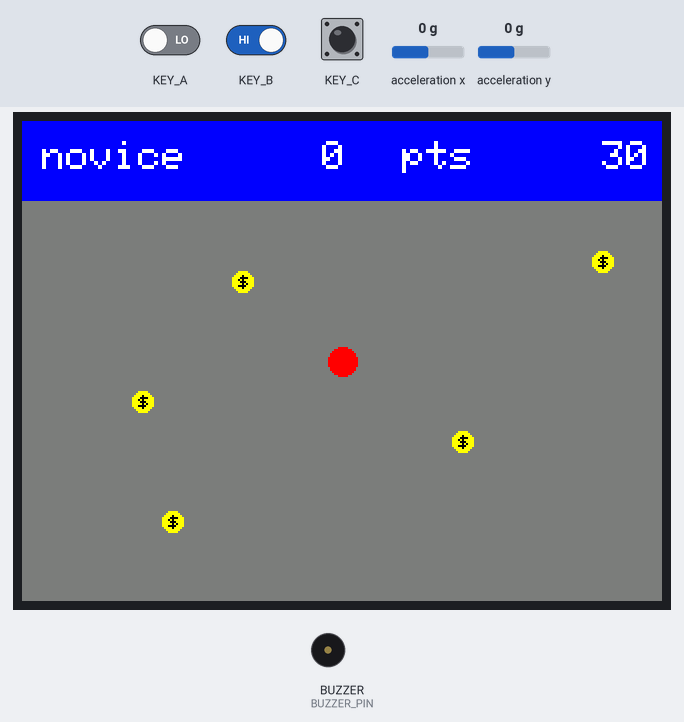
Bench run of a sketch on a simulated Seeed Wio Terminal. Shown: 320×240 colour display, buzzer (waves = sounding, pin HIGH). The inputs (shaded band) are chosen by the test bench; at power-on: KEY_B HIGH, acceleration x 0 g, KEY_C HIGH, KEY_A LOW, acceleration y 0 g.

Above: at 1.6 s.
1.7 s: KEY_B driven LOW
At 3.2 s:
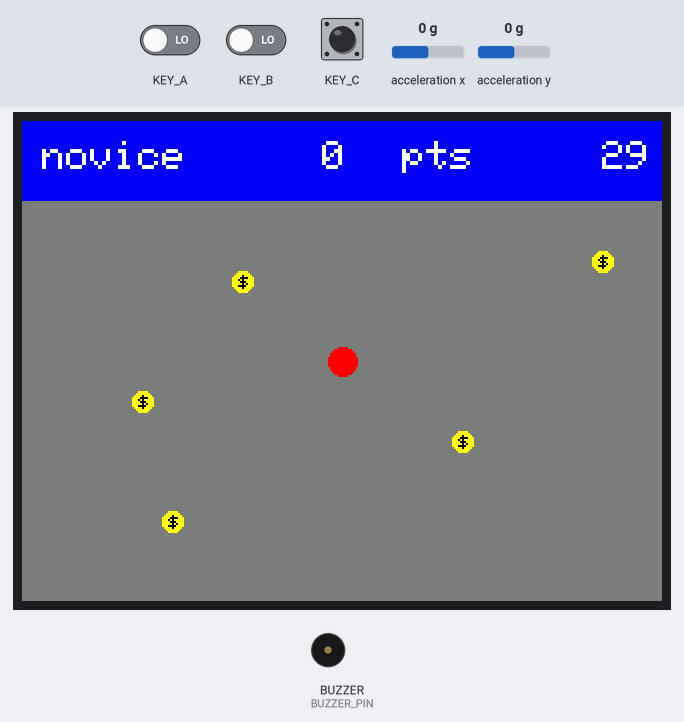
4.7 s: acceleration x set to -1.4 g
At 5.8 s:
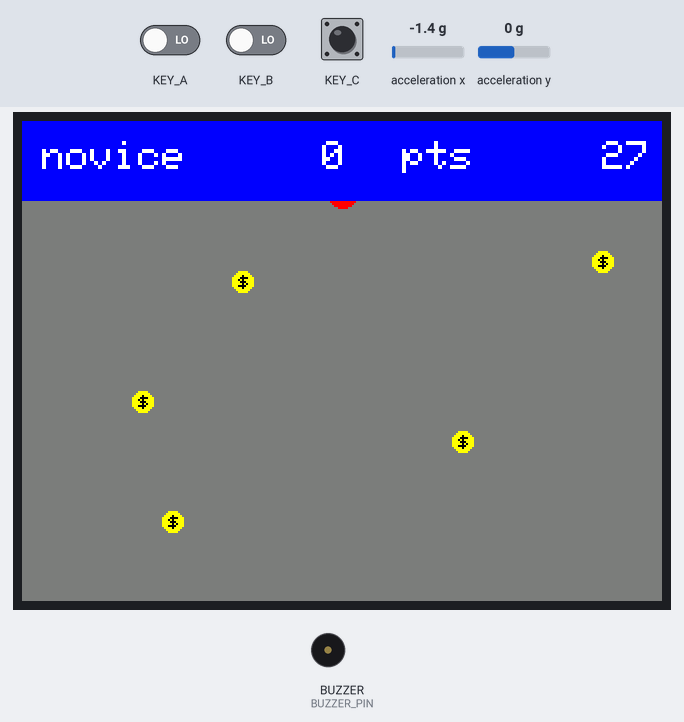
6.2 s: KEY_C driven LOW
At 7.2 s:
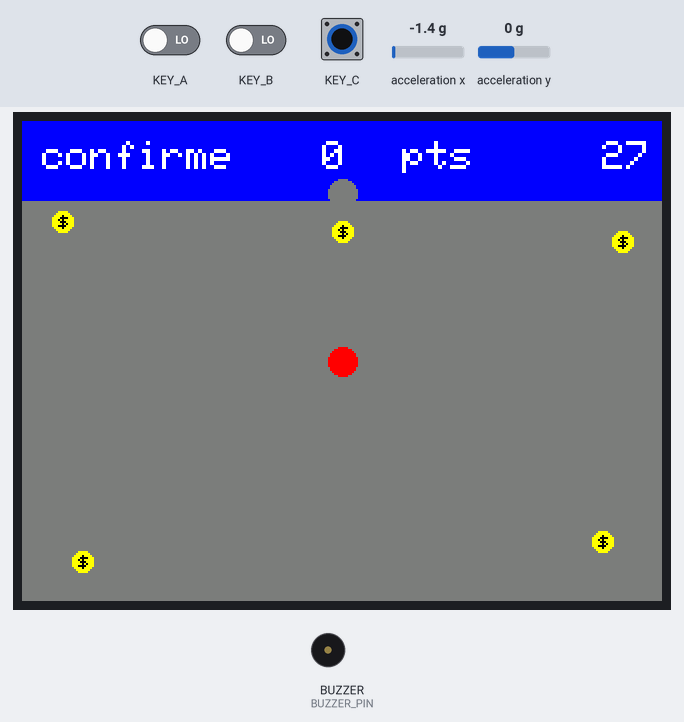
7.8 s: KEY_C pulsed HIGH 5 times (0.12 s each, 0.3 s apart)
At 9.6 s:
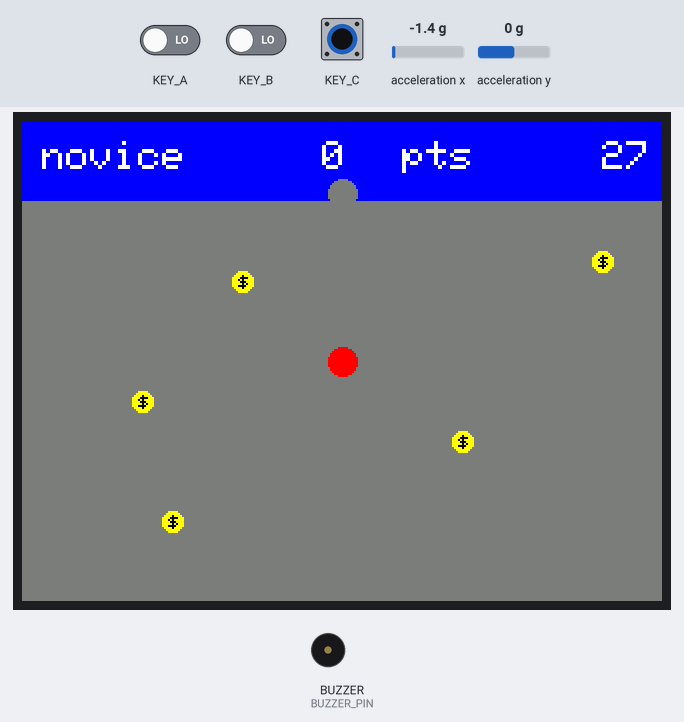
Timing chart, 0 to 11.1 s (numbered marks = the images above; inputs shaded):
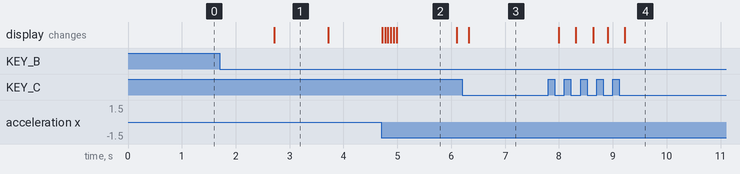

Measured:
- after the input at 1.7 s, the display: changes after 1.0 s (image 1)
- after the input at 6.2 s, the display: changes after 0.12 s (image 3)
- after the input at 7.8 s, the display: first changes after 0.19 s (image 4 shows a later state)
- what the display in image 2 shows lasts 1.1 s, from 5.0 s to 6.1 s

The sketch:

WioGame.ino
```cpp
#include <LIS3DHTR.h>
#include <Wire.h>
#include <vector>

#include "TFT_eSPI.h"
#include "classes.hpp"

#define COULEURFOND TFT_DARKGREY
#define HAUTEURBANDEAU 40
#define BALLRADIUS 7
#define PIECERADIUS 5
#define BUZZER_PIN WIO_BUZZER

EtatJeu EtatActuel = MENU;
TFT_eSPI tft;
LIS3DHTR<TwoWire> lis;

// interuptions var:
volatile byte C_pressed =0;
volatile byte B_pressed = 0;
volatile byte A_pressed = 0;

// timer :
unsigned long startTime;
int remainingTime = 30;
int malusTime = 0;

// utilisation déjà faite du bouton de droite?
bool btnABonusUsed=false;

// listes de pointeurs sur piece
std::vector<PieceBonus*> listPieceBonus;
std::vector<PieceMalus*> listPieceMalus;

//variable statique de la valeur des pièces dollar
int PieceBonus::valeur=10;

//différents modes de jeux
String level[]={"novice","confirme","expert"};
int itModeJeu = 0;

Ball ball;

//affichage du score
void afficherScore(){
  tft.fillRect(140, 0, 40, HAUTEURBANDEAU, TFT_BLUE);
  tft.drawNumber(ball.getScore(), 150, 10);
}

/*---------------------------------
      DEFINITION DES METHODES
------------------------------------*/

// piece Bonus

PieceBonus::PieceBonus(int x, int y):x{x}, y{y}{}

void PieceBonus::dessinerPiece(){
    tft.fillCircle(x, y, PIECERADIUS, TFT_YELLOW);
    tft.setTextSize(1);
    tft.setTextColor(TFT_BLACK);
    tft.drawString("$",x-2,y-3);
    tft.setTextSize(2);
    tft.setTextColor(TFT_WHITE);
}
void PieceBonus::pieceTouchee(){
    ball.setScore(ball.getScore()+valeur);
    afficherScore();
    tft.fillCircle(x,y, PIECERADIUS, COULEURFOND);
    // tone(BUZZER_PIN, 1500, 150);
}
int PieceBonus::getX() {return x;}
int PieceBonus::getY() {return y;}

void PieceBonus::setValeur(int val){
  valeur=val;
}


// piece Malus

PieceMalus::PieceMalus(int x, int y):x{x}, y{y} {}

void PieceMalus::dessinerPiece(){
    tft.fillCircle(x, y, PIECERADIUS, TFT_BLACK);
}
void PieceMalus::pieceTouchee(){
  tft.fillCircle(x,y, PIECERADIUS,COULEURFOND);
  malusTime += 10;
  // tone(BUZZER_PIN, 400, 250);
}
int PieceMalus::getX() {return x;}
int PieceMalus::getY() {return y;}


// Ball
void Ball::deplacer(float x, float y){
  tft.fillCircle(ballx, bally, BALLRADIUS, COULEURFOND);

  ballx += int(-y*10);
  bally += int(x*10);


  tft.fillCircle(ballx, bally, BALLRADIUS, TFT_RED);
}

void Ball::effacer(float x, float y){
  tft.fillCircle(ballx, bally, BALLRADIUS, COULEURFOND);
}
int Ball::getScore() { return score; }
int Ball::getX() { return ballx; }
int Ball::getY() { return bally; }

void Ball::setScore(int nvScore)  { score = nvScore; }


/* ---------------------------
    DEFINITION DES INTERUPTIONS
------------------------------ */

void changerModeInterrupt() {//interruption pour capter un appui sur le bouton C(gauche)
  C_pressed=1;
}

void lancerPartieInterrupt(){//interruption pour capter un appui sur le bouton B(milieu)
  B_pressed=1;
}

void ajouterTempsInterrupt(){//interruption pour capter un appui sur le bouton B(milieu)
  A_pressed=1;
}

/* ----------------------------------
      DEFINITION DU CHRONOMETRE
------------------------------------- */

void lancerChrono() {
  startTime = millis();
  remainingTime = 30;
}

void afficherChrono() {
  int elapsed = (millis() - startTime) / 1000;
  remainingTime = 30 - elapsed - malusTime;
  if (remainingTime < 0) remainingTime = 0;

  tft.fillRect(280, 0, 40, HAUTEURBANDEAU, TFT_BLUE); // efface ancienne zone
  tft.drawNumber(remainingTime, 290, 10); // affiche chrono
}

/*--------------------------------
      MELODIES
  ---------------------------------*/

// void melodieVictoire() {
//   int notes[] = { 880, 988, 1047, 1175, 1319, 1397, 1568 };
//   int durees[] = { 200, 200, 200, 200, 200, 200, 400 };

//   for (int i = 0; i < 7; i++) {
//     tone(BUZZER_PIN, notes[i], durees[i]);
//     delay(durees[i] * 1.30);
//   }
// }

// void sonEchec() {
//   int notes[] = { 400, 300, 200, 100 };
//   int durees[] = { 200, 200, 200, 400 };

//   for (int i = 0; i < 4; i++) {
//     tone(BUZZER_PIN, notes[i], durees[i]);
//     delay(durees[i] * 1.3);
//   }
// }

void bipFinChrono() {
  for (int i = 0; i < 5; i++) {
    analogWrite(BUZZER_PIN, 127);
    delay(150);
  }
}

/*---------------------------
      EVENEMENTS
------------------------------*/


void gererCollisions(){
  // Parcours des pièces bonus
  for (size_t i = 0; i < listPieceBonus.size(); ++i){
    int dx = ball.getX() - listPieceBonus[i]->getX();
    int dy = ball.getY() - listPieceBonus[i]->getY();
    if (dx * dx + dy * dy <= (BALLRADIUS + PIECERADIUS) * (BALLRADIUS + PIECERADIUS)){
      listPieceBonus[i]->pieceTouchee();
      delete listPieceBonus[i]; // Libération memoire
      listPieceBonus.erase(listPieceBonus.begin() + i);

      tft.fillCircle(ball.getX(), ball.getY(), BALLRADIUS, TFT_RED); // Redessiner la balle
      break;
    }
  }
  for (size_t i = 0; i < listPieceMalus.size(); ++i){
    int dx = ball.getX() - listPieceMalus[i]->getX();
    int dy = ball.getY() - listPieceMalus[i]->getY();
    if (dx * dx + dy * dy <= (BALLRADIUS + PIECERADIUS) * (BALLRADIUS + PIECERADIUS)){
      listPieceMalus[i]->pieceTouchee();
      delete listPieceMalus[i]; // Libération memoire
      listPieceMalus.erase(listPieceMalus.begin() + i);

      tft.fillCircle(ball.getX(), ball.getY(), BALLRADIUS, TFT_RED); // Redessiner la balle

      break;
    }
  }
}

bool checkOutOfTime(){
  return remainingTime <= 0;
}

bool checkGameWin(){
  return listPieceBonus.empty();
  //verifie qu'il y a plus de piece bonus
}

bool checkBorderCollision(){
  if (ball.getY() > 240 - BALLRADIUS || ball.getY() < 55 - BALLRADIUS || ball.getX() > 320 - BALLRADIUS || ball.getX() < BALLRADIUS) return true;
  return false;

}

/*----------------------------------
    DEFINITION DES NIVEAUX
------------------------------------*/

void afficherLevel(int itlvl){
  tft.fillRect(0, 0,110, HAUTEURBANDEAU, TFT_BLUE); // efface ancienne zone
  tft.drawString(level[itlvl], 10, 10); // affiche nouveau niveau
}


void setNvUn(){
  // Enlever precedents
  listPieceBonus.clear();
  listPieceMalus.clear();


  tft.fillRect(0,40, 320, 200, COULEURFOND);

  listPieceBonus.push_back(new PieceBonus(220, 160));
  listPieceBonus.push_back(new PieceBonus(60, 140));
  listPieceBonus.push_back(new PieceBonus(110, 80));
  listPieceBonus.push_back(new PieceBonus(75, 200));
  listPieceBonus.push_back(new PieceBonus(290, 70));
  for(PieceBonus* i : listPieceBonus){
    i->dessinerPiece();
  }
}

void setNvDeux(){

  // Enleveler precedents
  listPieceBonus.clear();
  listPieceMalus.clear();


  tft.fillRect(0,40, 320, 200, COULEURFOND);

  listPieceBonus.push_back(new PieceBonus(20, 50));
  listPieceBonus.push_back(new PieceBonus(300, 60));
  listPieceBonus.push_back(new PieceBonus(30, 220));
  listPieceBonus.push_back(new PieceBonus(290, 210));
  listPieceBonus.push_back(new PieceBonus(160, 55));

  for(PieceBonus* i : listPieceBonus){
    i->dessinerPiece();
  }
}

void setNvTrois(){
  setNvDeux(); // placer les pieces du niveau deux

  listPieceMalus.push_back(new PieceMalus(35, 50));
  listPieceMalus.push_back(new PieceMalus(285, 60));
  listPieceMalus.push_back(new PieceMalus(45, 220));
  listPieceMalus.push_back(new PieceMalus(275, 210));
  listPieceMalus.push_back(new PieceMalus(175, 55));
  for(PieceMalus* i : listPieceMalus){
    i->dessinerPiece();
  }
}


/*----------------------------------
    SETUP ET BOUCLE DE JEU
---------------------------------------*/

void setup() {

  tft.begin();
  tft.setRotation(3); // Définis le coin de l'écran de coordonnées 0,0
  tft.fillScreen(COULEURFOND); // fond gris


  lis.begin(Wire1);
  if (!lis) {
    while(1);
    //erreur detection accèlèromètre

  }
  // Design
  tft.fillRect(0, 0, 320, HAUTEURBANDEAU, TFT_BLUE); // bandeau
  tft.setTextColor(TFT_WHITE);
  tft.setTextSize(2);
  afficherLevel(itModeJeu); //affihe niveau de difficulté
  afficherScore(); //affiche le score
  tft.drawString("pts", 190, 10); // affiche "pts"
  tft.drawNumber(30, 290, 10); // affiche chrono
  setNvUn(); //affichage du premier niveau
  tft.fillCircle(160, 120, BALLRADIUS, TFT_RED);

  //setup buzzer
  pinMode(WIO_BUZZER, OUTPUT);

  lis.setOutputDataRate(LIS3DHTR_DATARATE_50HZ);
  lis.setFullScaleRange(LIS3DHTR_RANGE_2G);
  //setup chrono
  //pour interruption appui bouton du centre
  attachInterrupt(digitalPinToInterrupt(WIO_KEY_C), changerModeInterrupt, FALLING);
  // pour interruption appui bouton de gauche
  attachInterrupt(digitalPinToInterrupt(WIO_KEY_B), lancerPartieInterrupt, FALLING);
  delay(100);
}


void loop() {
  //ici in switch case avec les differents états du jeu
  switch(EtatActuel){

    case MENU:{

      if(C_pressed==1){

        // rotation mode de jeu
        if(itModeJeu==2){
          itModeJeu=0;
        }
        else itModeJeu++;
        afficherLevel(itModeJeu);
        switch(itModeJeu){
          case 0:
            setNvUn();
            break;

          case 1:
            setNvDeux();
            break;

          case 2:
            setNvTrois();
            break;
        }

        tft.fillCircle(160, 120, BALLRADIUS, TFT_RED);
        C_pressed=0;
      }
      else if(B_pressed==1){
        lancerChrono(); //remet le chrono à 30 et démarre le décompte
        afficherScore();
        EtatActuel = EN_JEU;
        B_pressed=0;
        //permet de ne plus prendre en compte les boutons du haut
        detachInterrupt(digitalPinToInterrupt(WIO_KEY_B));
        detachInterrupt(digitalPinToInterrupt(WIO_KEY_C));
        // pour interruption appui bouton de droite
        attachInterrupt(digitalPinToInterrupt(WIO_KEY_A), ajouterTempsInterrupt, FALLING);
        break;
      }
      delay(50);
      break;

      case EN_JEU:{

        if(A_pressed==1 && btnABonusUsed!=true){
          remainingTime+=10;
          PieceBonus::setValeur(5);
          btnABonusUsed=true;
          A_pressed=0;
        }

        float x = lis.getAccelerationX();
        float y = lis.getAccelerationY();

        ball.deplacer(x,y);

        afficherChrono();
        gererCollisions();

        if(checkBorderCollision()){
          EtatActuel = FIN_PARTIE;
          ball.setScore(0);
          // sonEchec();
          afficherScore();

        }

        if (checkOutOfTime()){
          EtatActuel = FIN_PARTIE;
          bipFinChrono();
        }
        if (checkGameWin()){
          if(btnABonusUsed==false){
            ball.setScore(ball.getScore()+remainingTime);
            afficherScore();
          }
          else{
            btnABonusUsed=false;
            PieceBonus::setValeur(10);
          }
          EtatActuel = FIN_PARTIE;
          // melodieVictoire();

        }

        delay(50);
        break;
      }
      case FIN_PARTIE:{
        detachInterrupt(digitalPinToInterrupt(WIO_KEY_A));
        delay(1000);
        //reprend en compte les boutons
        attachInterrupt(digitalPinToInterrupt(WIO_KEY_C), changerModeInterrupt, FALLING);
        attachInterrupt(digitalPinToInterrupt(WIO_KEY_B), lancerPartieInterrupt, FALLING);
        ball.effacer(ball.getX(),ball.getY());
        ball = Ball();
        malusTime=0;
        //réaffiche les pièces
        switch(itModeJeu){
          case 0:
            setNvUn();
            break;

          case 1:
            setNvDeux();
            break;

          case 2:
            setNvTrois();
            break;
        }
        tft.fillCircle(160, 120, BALLRADIUS, TFT_RED);//réaffiche la balle au milieu de l'écran
        EtatActuel = MENU;
        break;
      }
    }
  }
}
```

classes.hpp
```cpp
enum EtatJeu { MENU, EN_JEU, FIN_PARTIE };

class PieceBonus{
private:
    static int valeur;
    int x, y;
public :
    void pieceTouchee();
    void dessinerPiece();
    PieceBonus(int x, int y);
    int getX();
    int getY();
    static void setValeur(int val);
};

class PieceMalus{
private:
    int valeur = -10;
    int x, y;
public:
    void pieceTouchee();
    void dessinerPiece();
    PieceMalus(int x, int y);
    int getX();
    int getY();

};

class Ball{
private:
    int ballx = 160;
    int bally = 120;
    int score = 0;
public:
    void deplacer(float x, float y);
    void effacer(float x,float y);
    int getScore();
    void setScore(int nvScore);
    int getX();
    int getY();
};
```
